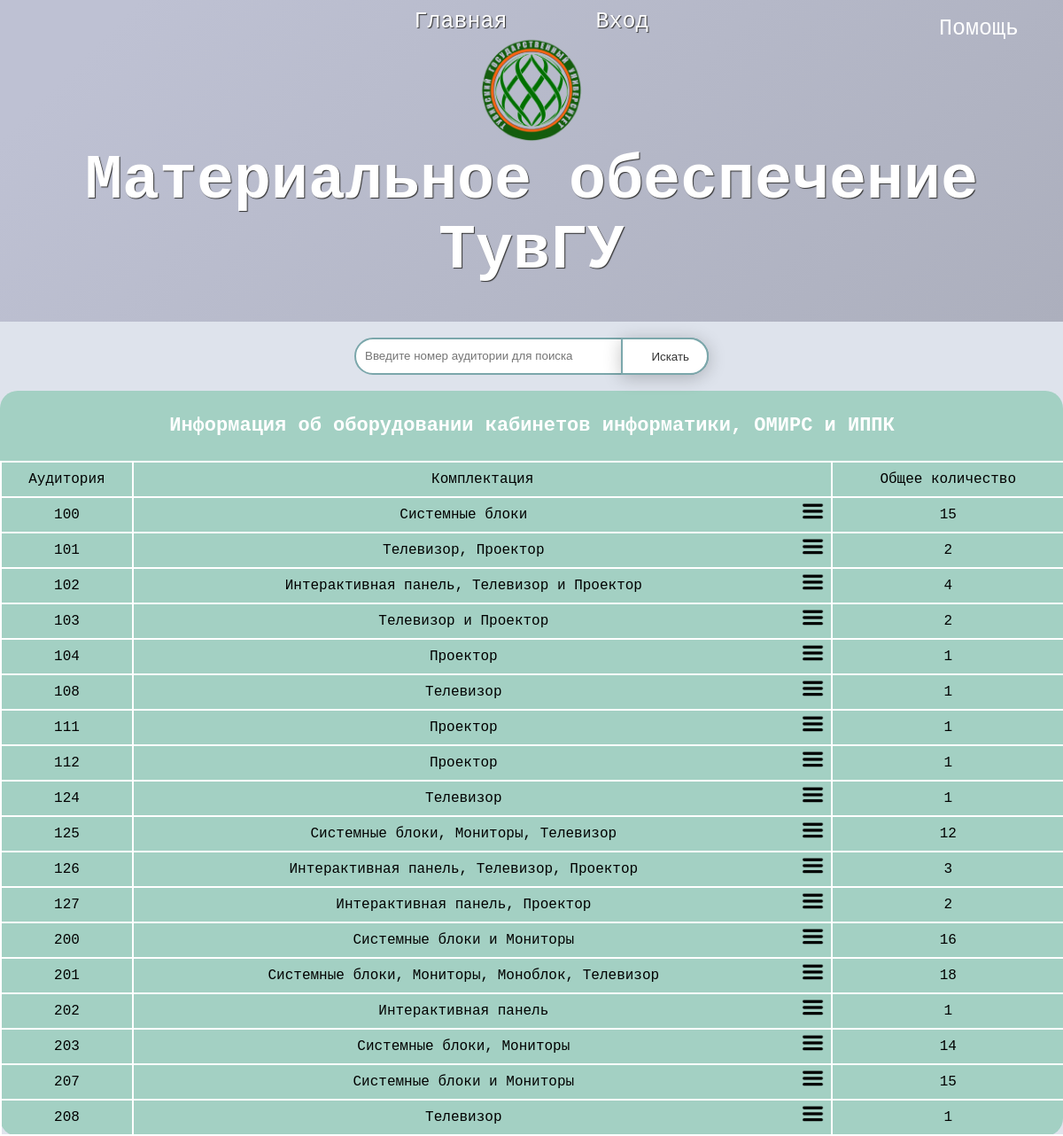
Screenshot of /search/search_stud_gorod.php?id=100 with the database file from the repository.
### tables this page shows
CREATE TABLE `studgorod` (
  `id` int(11) NOT NULL,
  `aud` int(11) NOT NULL,
  `komp` varchar(255) NOT NULL,
  `kol` int(11) NOT NULL,
  `korpus_id` int(11) NOT NULL
);

### search/search_stud_gorod.php (the view, shortened to what this page needs)
<!DOCTYPE HTML>
<html>
  <head>
  </head>
 <body>
  <header>
   <div class="overlay">
    <?php
    if ($_SESSION['admin_example']) {
    echo " <a href='../edit/edit.php' class='text'>Главная</a>";}
    else{echo " <a href='../glavnaya.php' class='text'>Главная</a>";}
    if ($_SESSION['admin_example']) {
        echo "<a href='../admin/logout.php' class='text' >Выйти</a>";
    } else {
        echo "<a href='../admin/admin.php' class='text' >Вход</a>";
    }
    ?>
 <img id= "c" src = "../images/Tuvsu_logo-removed.jpg" style = "position: relative; top: 15; left: 0; width:10%; height: 20%;">
<h1>Материальное обеспечение ТувГУ</h1>
    </div>
    <br>
      </header>
  <?
  include "../scripts/param.php";
  include "../header.php";
$tab  =  mysqli_query( $link,  "SELECT * FROM studgorod" );
$i = 0;
?>
<a href="" onclick="go('../pomosh.php'); return false;" style="position:absolute; right:0; top:1%;">Помощь</a>
<div class="d1">
<form action = "" method="post" enctype="multipart/form-data">
  <input type="text" formaction="" name = "text" placeholder="Введите номер аудитории для поиска">
  <button type="submit" >Искать</button>
</form><br>
</div>
<?if(mysqli_num_rows($tab) < 1) {
?><center><strong><h1>Ничего не найдено</h1></strong></center><?}
else{?>
<table><?
while($i<count($tab))
{?>
<tr><th colspan="5">Информация об оборудовании кабинетов информатики, ОМИРС и ИППК</th></tr>
 <tr>
  <td>Аудитория</td>
  <td colspan="2">Комплектация</td>
  <td>Общее количество</td>
 </tr>
<?
         while ($row = $tab->fetch_assoc()) {
                if($row['year'] == 0)
                $row['year'] = '';
            ?>
 <tr>
  <td><?echo $row['aud']?></td>
  <td><?echo $row['komp']?></td>
  <td style='border-left: none;'><?echo "<a href='search_stud_gorod.php?id=$row[aud]#modal' class='mod' title='Подробно'><img src='../images/dop.png' width= '25px' height= '25px'></a>";?></td>
  <td><?echo $row['kol']?></td>
</tr><?
}
$i++;
}?>
</table><?}?>
  </body>
 </html>

### header.php (style rules this page uses)
* { padding: 0; margin: 0; box-sizing: border-box; }
a { text-decoration: none; color: #FFF; font-family: 'Courier', cursive; font-size: 25px; padding:5px 50px 5px; }
body { margin: 0; height: 100%; background: linear-gradient( 135deg, #DEE3EC 10%, #DEE3EC 100%); }
header { text-align: center; background-attachment: fixed; position: relative; overflow: hidden; border-radius: 0; }
header .overlay { width: 100%; height: 100%; padding: 10px; color: #FFF; text-shadow: 1px 1px 1px #333; background-image: linear-gradient( 135deg, #BEC1D3 10%, #ACAFBD 100%); }
h1 { font-family: 'Courier', cursive; font-size: 70px; margin-bottom: 30px; }
a { text-decoration: none; }
button { border: none; outline: none; padding: 10px 20px; border-radius: 50px; color: #333; background: #fff; margin-bottom: 15px; box-shadow: 0 3px 20px 0 #0000003b; }
table { font-family: "Courier", bold; text-align: center; border-collapse: collapse; border-spacing: 5px; background: #A3D0C3; border-radius: 20px; width: 100%; height: auto; }
th { font-size: 22px; font-weight: 100%; padding: 12px 10px; border-bottom: 2px solid white; color: white; height: 80px; }
tbody tr:nth-child(2) { border-bottom: 2px solid white; }
td { color: black; border-left: 2px solid white; border-bottom: 2px solid white; height: 40px; }
* { box-sizing: border-box; }
form { position: relative; width: 400px; margin: 0 auto; }
.d1 input { width: 100%; height: 42px; padding-left: 10px; border: 2px solid #7BA7AB; border-radius: 42px; color: #9E9C9C; }
.d1 button { position: absolute; top: 0; right: 0px; width: auto; height: 42px; border: 2px solid #7BA7AB; border-radius: 0 42px 42px 0; cursor: pointer; }
.d1 button:before { content: "\f002"; font-family: FontAwesome; font-size: 16px; color: #F9F0DA; }
a.mod { display:block; padding:0; text-decoration: none; color: #000; }

### rows the page displays
studgorod: aud "100", komp "Системные блоки", kol "15"
studgorod: aud "101", komp "Телевизор, Проектор", kol "2"
studgorod: aud "102", komp "Интерактивная панель, Телевизор и Проектор", kol "4"
studgorod: aud "103", komp "Телевизор и Проектор", kol "2"
studgorod: aud "104", komp "Проектор", kol "1"
studgorod: aud "108", komp "Телевизор", kol "1"
studgorod: aud "111", komp "Проектор", kol "1"
studgorod: aud "112", komp "Проектор", kol "1"
studgorod: aud "124", komp "Телевизор", kol "1"
studgorod: aud "125", komp "Системные блоки, Мониторы, Телевизор", kol "12"
studgorod: aud "126", komp "Интерактивная панель, Телевизор, Проектор", kol "3"
studgorod: aud "127", komp "Интерактивная панель, Проектор", kol "2"
studgorod: aud "200", komp "Системные блоки и Мониторы", kol "16"
studgorod: aud "201", komp "Системные блоки, Мониторы, Моноблок, Телевизор", kol "18"
studgorod: aud "202", komp "Интерактивная панель", kol "1"
studgorod: aud "203", komp "Системные блоки, Мониторы", kol "14"
studgorod: aud "207", komp "Системные блоки и Мониторы", kol "15"
studgorod: aud "208", komp "Телевизор", kol "1"
